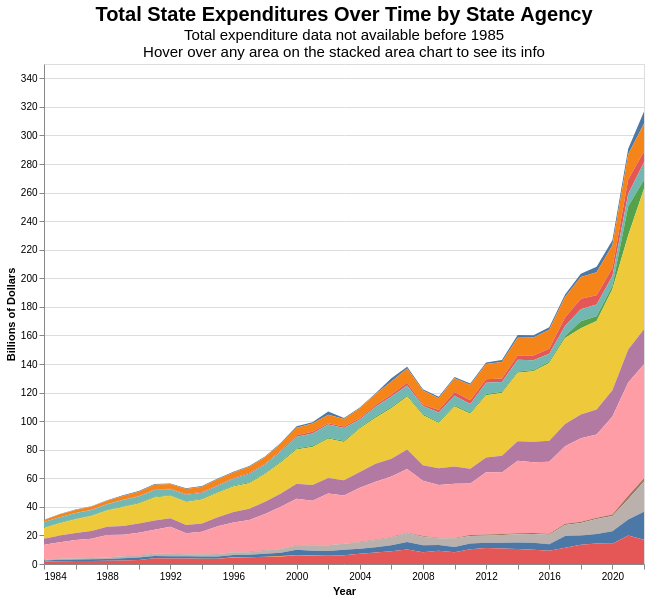

Write the Vega-Lite specification saved for this chart.
### Vega-Lite specification from a JSON file in a GitHub repository (floating-point values rounded to 4 significant figures; data arrays with more than 128 entries replaced by an {"elided": "..."} marker saying what was removed)
{"usermeta": {"embedOptions": {"theme": "fivethirtyeight"}}, "config": {"view": {"continuousWidth": 400, "continuousHeight": 300}}, "data": {"values": {"elided": "481 records"}}, "mark": "area", "encoding": {"color": {"field": "DOF Agency", "legend": null, "type": "nominal"}, "tooltip": [{"field": "DOF Agency", "title": "State Agency", "type": "nominal"}, {"field": "Year", "title": "Year", "type": "ordinal"}, {"field": "Amount", "format": "$,.2f", "title": "Amount", "type": "quantitative"}], "x": {"axis": {"grid": false}, "field": "Fiscal Year", "title": "Year", "type": "temporal"}, "y": {"field": "yaxis", "stack": "zero", "title": "Billions of Dollars", "type": "quantitative"}}, "height": 500, "title": {"text": "Total State Expenditures Over Time by State Agency", "fontSize": 20, "subtitle": ["Total expenditure data not available before 1985", "Hover over any area on the stacked area chart to see its info"], "subtitleFontSize": 15}, "width": 600, "$schema": "https://vega.github.io/schema/vega-lite/v4.17.0.json"}
